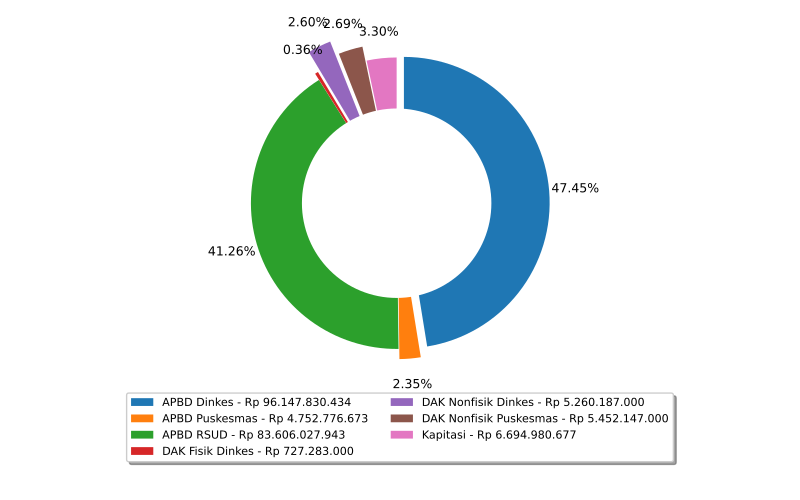

Reproduce this figure in Python.
import numpy as np
import matplotlib.pyplot as plt
import pandas
from textwrap import wrap
from matplotlib.ticker import FuncFormatter
import locale
locale.setlocale(locale.LC_ALL, 'id_ID.UTF8')
plt.rcParams['pdf.fonttype'] = 42

import sys, os, inspect
currentdir = os.path.dirname(os.path.abspath(inspect.getfile(inspect.currentframe())))
parentdir = os.path.dirname(currentdir)
sys.path.insert(0, parentdir)

berkasData = currentdir + '\\bab_04_03_dataAnggaran.csv'
berkasSimpan = currentdir + '\\bab_04_03_anggaranKesehatan.pdf'
# judulDiagram = 'Anggaran Kesehatan'

# read data file
colnames = ['jenisJaminan','jumlahPeserta']
data = pandas.read_csv(berkasData, names=colnames, sep=';')
labelJenis = data.jenisJaminan.tolist()
listJumlah = data.jumlahPeserta.tolist()
sliceJumlah = np.array(data.jumlahPeserta.tolist())
porcent = 100.*sliceJumlah/sliceJumlah.sum()

fig1, ax1 = plt.subplots()
# explodeTuple = (0.05, 0, 0.1, 0.0, 0.1, 0.3)
# patches, texts, autotexts = ax1.pie(listPagu, autopct='%.2f%%', pctdistance=0.85, explode=explodeTuple, startangle=80)
explodeTuple = (0.05, 0.07, 0.00, 0.05, 0.2, 0.1)
patches, texts, autotexts = ax1.pie(listJumlah[0:7], autopct='%.2f%%', pctdistance=1.15, explode=explodeTuple, startangle=80)

for t in autotexts:
    t.set_size(9)
# for i, a in enumerate(autotexts):
    # a.set_text("Rp {0:n}".format(listPagu[i]))
#autotexts[0].set_color('y')

centre_circle = plt.Circle((0,0),0.65,fc='white')
fig = plt.gcf()
fig.gca().add_artist(centre_circle)

#labels = ['{0} - {1:1.2f} %'.format(i,j) for i,j in zip(labelJenis, slicePagu)]
labels = ['{0} - Rp {1:n}'.format(i,j) for i,j in zip(labelJenis, sliceJumlah)]

sort_legend = False
if sort_legend:
    patches, labels, dummy =  zip(*sorted(zip(patches, labels, slicePagu),
                                          key=lambda labelJenis: labelJenis[2],
                                          reverse=True))


box = ax1.get_position()
ax1.set_position([box.x0, box.y0 + box.height * 0.1, box.width, box.height * 0.9])
plt.legend(patches, labels, loc='center', bbox_to_anchor=(0.5, -0.1),fontsize=8, fancybox=True, shadow=True, ncol=2)
		   
plt.axis('equal')

pyrfig = plt.figure(1)
# pyrfig.suptitle(judulDiagram)
pyrfig.set_figwidth(8)
pyrfig.set_figheight(5)
# tight_layout to make consistent size
# adjust subplot to make room for legend
fig.subplots_adjust(bottom=-0.15)
plt.tight_layout()
plt.savefig(berkasSimpan)
plt.close(pyrfig)
# plt.show()
